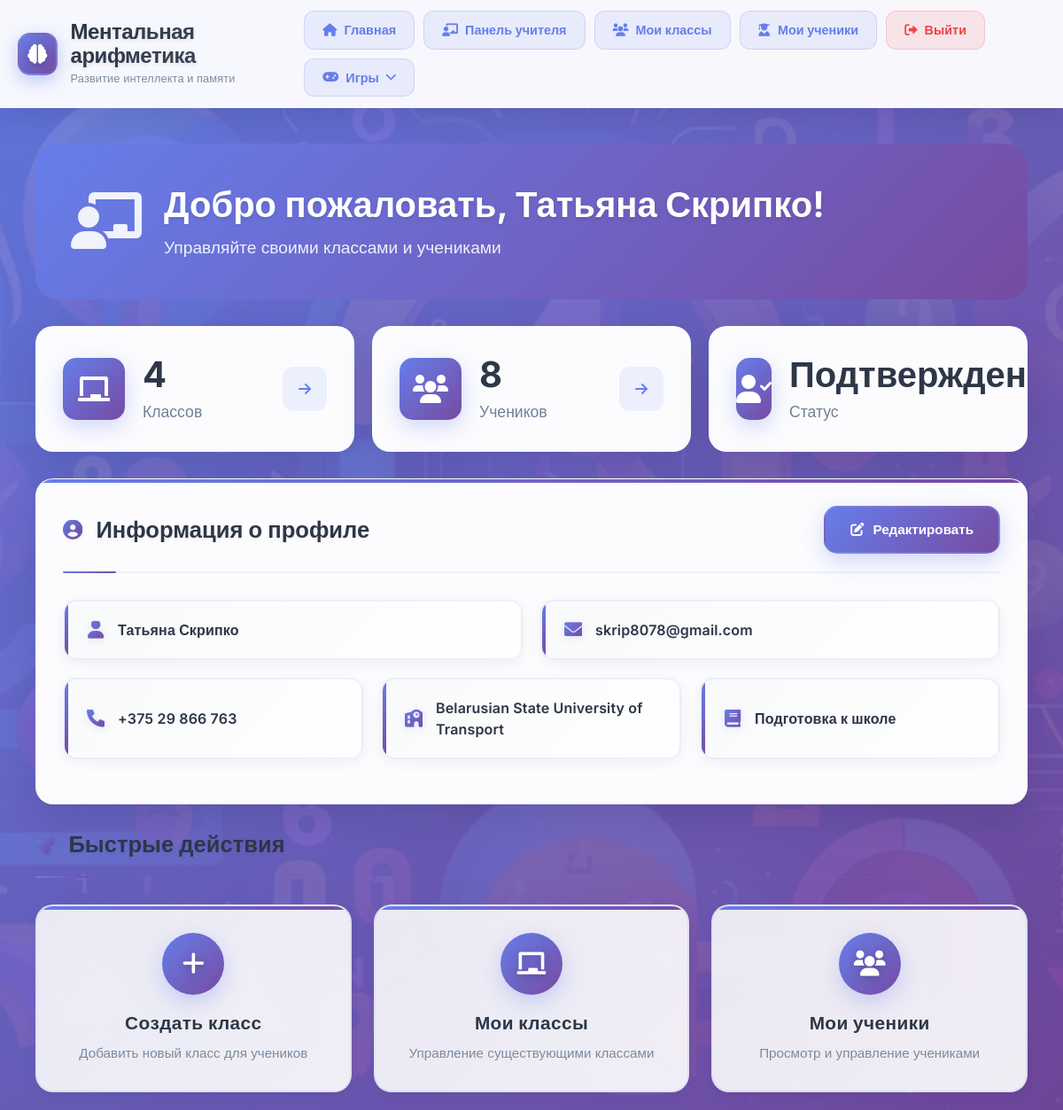
The app's page /teacher/dashboard/ (signed in) with its own data.
### mental_app/models.py (models this page shows, shortened)
class TeacherProfile(models.Model):
    STATUS_CHOICES = [
        ('pending', 'Ожидает подтверждения'),
        ('approved', 'Подтвержден'),
        ('rejected', 'Отклонен'),
    ]
    user = models.OneToOneField(User, on_delete=models.CASCADE, related_name='teacher_profile')
    phone = models.CharField(max_length=15, blank=True, null=True)
    school = models.CharField(max_length=100, blank=True, null=True)
    subject = models.CharField(max_length=100, blank=True, null=True)
    status = models.CharField(max_length=20, choices=STATUS_CHOICES, default='pending')
    created_at = models.DateTimeField(auto_now_add=True)
    updated_at = models.DateTimeField(auto_now=True)
    class Meta:
        verbose_name = 'Профиль учителя'
        verbose_name_plural = 'Профили учителей'

### mental_app/views.py (the view)
# urls.py: path('teacher/dashboard/', views.teacher_dashboard, name='teacher_dashboard'),
@login_required
def teacher_dashboard(request):
    try:
        teacher_profile = request.user.teacher_profile
        if teacher_profile.status != 'approved':
            return redirect('teacher_login')
        classes = Class.objects.filter(teacher=teacher_profile)
        total_students = Students.objects.filter(student_class__teacher=teacher_profile).count()
        context = {
            'teacher_profile': teacher_profile,
            'classes': classes,
            'total_students': total_students,
        }
        return render(request, 'teacher_dashboard.html', context)
    except TeacherProfile.DoesNotExist:
        return redirect('teacher_login')

### templates/teacher_dashboard.html (shortened to what this page needs)
{% extends 'base.html' %}
{% block content %}
<div class="dashboard-container">
    <div class="dashboard-header">
        <div class="welcome-section">
            <div class="welcome-icon">
                <i class="fas fa-chalkboard-teacher"></i>
            </div>
            <div class="welcome-text">
                <h1>Добро пожаловать, {{ teacher_profile.user.get_full_name }}!</h1>
                <p>Управляйте своими классами и учениками</p>
            </div>
        </div>
    </div>
    <div class="dashboard-content">
        <div class="stats-section">
            <div class="stat-card">
                <div class="stat-icon">
                    <i class="fas fa-chalkboard"></i>
                </div>
                <div class="stat-info">
                    <h3>{{ classes.count }}</h3>
                    <p>Классов</p>
                </div>
                <a href="{% url 'class_list' %}" class="stat-action">
                    <i class="fas fa-arrow-right"></i>
                </a>
            </div>
            <div class="stat-card">
                <div class="stat-icon">
                    <i class="fas fa-users"></i>
                </div>
                <div class="stat-info">
                    <h3>{{ total_students }}</h3>
                    <p>Учеников</p>
                </div>
                <a href="{% url 'students_list' %}" class="stat-action">
                    <i class="fas fa-arrow-right"></i>
                </a>
            </div>
            <div class="stat-card">
                <div class="stat-icon">
                    <i class="fas fa-user-check"></i>
                </div>
                <div class="stat-info">
                    <h3>{{ teacher_profile.get_status_display }}</h3>
                    <p>Статус</p>
                </div>
            </div>
        </div>
        <div class="profile-section">
            <div class="section-header">
                <h2><i class="fas fa-user-circle"></i> Информация о профиле</h2>
                <a href="{% url 'teacher_profile_edit' %}" class="edit-profile-btn">
                    <i class="fas fa-edit"></i> Редактировать
                </a>
            </div>
            <div class="profile-info-compact">
                <div class="profile-row">
                    <div class="profile-item">
                        <i class="fas fa-user"></i>
                        <span class="value">{{ teacher_profile.user.get_full_name }}</span>
                    </div>
                    <div class="profile-item">
                        <i class="fas fa-envelope"></i>
                        <span class="value">{{ teacher_profile.user.email }}</span>
                    </div>
                </div>
                {% if teacher_profile.phone or teacher_profile.school or teacher_profile.subject %}
                <div class="profile-row">
                    {% if teacher_profile.phone %}
                    <div class="profile-item">
                        <i class="fas fa-phone"></i>
                        <span class="value">{{ teacher_profile.phone }}</span>
                    </div>
                    {% endif %}
                    {% if teacher_profile.school %}
                    <div class="profile-item">
                        <i class="fas fa-school"></i>
                        <span class="value">{{ teacher_profile.school }}</span>
                    </div>
                    {% endif %}
                    {% if teacher_profile.subject %}
                    <div class="profile-item">
                        <i class="fas fa-book"></i>
                        <span class="value">{{ teacher_profile.subject }}</span>
                    </div>
                    {% endif %}
                </div>
                {% endif %}
            </div>
        </div>
        <div class="quick-actions-section">
            <div class="section-header">
                <h2><i class="fas fa-rocket"></i> Быстрые действия</h2>
            </div>
            <div class="quick-actions-grid">
                <a href="{% url 'class_create' %}" class="quick-action-card">
                    <div class="action-icon">
                        <i class="fas fa-plus"></i>
                    </div>
                    <h3>Создать класс</h3>
                    <p>Добавить новый класс для учеников</p>
                </a>
                <a href="{% url 'class_list' %}" class="quick-action-card">
                    <div class="action-icon">
                        <i class="fas fa-chalkboard"></i>
                    </div>
                    <h3>Мои классы</h3>
                    <p>Управление существующими классами</p>
                </a>
                <a href="{% url 'students_list' %}" class="quick-action-card">
                    <div class="action-icon">
                        <i class="fas fa-users"></i>
                    </div>
                    <h3>Мои ученики</h3>
                    <p>Просмотр и управление учениками</p>
                </a>
            </div>
        </div>
    </div>
</div>
{% endblock %}

### static/styles.css (style rules this page uses)
:root { --primary-color: #667eea; --primary-gradient: linear-gradient(135deg, #667eea 0%, #764ba2 100%); --secondary-color: #6c757d; --info-color: #17a2b8; --success-color: #28a745; --warning-color: #ffc107; --danger-color: #dc3545; --text-primary: #2d3748; --text-secondary: #4a5568; --text-muted: #718096; --bg-white: rgba(255, 255, 255, 0.95); --border-radius: 12px; --box-shadow: 0 8px 32px rgba(0, 0, 0, 0.1); --transition: all 0.3s ease; }

### templates/base.html (style rules this page uses)
body { margin: 0; font-family: 'Inter', sans-serif; color: #333; background: linear-gradient(135deg, #667eea 0%, #764ba2 100%); min-height: 100vh; position: relative; overflow-x: hidden; width: 100%; max-width: 100vw; }
html { overflow-x: hidden; width: 100%; max-width: 100vw; }
body::before { content: ''; position: fixed; top: 0; left: 0; width: 100%; height: 100%; background: url('/static/фон.jpg') no-repeat center center; background-size: cover; opacity: 0.08; z-index: -1; }
* { box-sizing: border-box; max-width: 100%; }
html { scrollbar-width: none; }
body { -ms-overflow-style: none; }

### records on screen
TeacherProfile: user.get_full_name "Татьяна Скрипко", status "Подтвержден", user.email "skrip8078@gmail.com", phone "+375 29 866 763", school "Belarusian State University of Transport", subject "Подготовка к школе"

### other values on screen
{{ classes.count }} "4"
{{ total_students }} "8"
